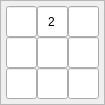
   <widget class="QFrame" name="frame_11">
    <property name="geometry">
     <rect>
      <x>120</x>
      <y>392</y>
      <width>101</width>
      <height>101</height>
     </rect>
    </property>
    <property name="minimumSize">
     <size>
      <width>0</width>
      <height>0</height>
     </size>
    </property>
    <property name="maximumSize">
     <size>
      <width>135</width>
      <height>135</height>
     </size>
    </property>
    <property name="styleSheet">
     <string notr="true"/>
    </property>
    <property name="frameShape">
     <enum>QFrame::StyledPanel</enum>
    </property>
    <property name="frameShadow">
     <enum>QFrame::Raised</enum>
    </property>
    <layout class="QGridLayout" name="gridLayout_11">
     <property name="leftMargin">
      <number>5</number>
     </property>
     <property name="topMargin">
      <number>5</number>
     </property>
     <property name="rightMargin">
      <number>5</number>
     </property>
     <property name="bottomMargin">
      <number>5</number>
     </property>
     <property name="spacing">
      <number>0</number>
     </property>
     <item row="1" column="2">
      <widget class="QLineEdit" name="cell_13_5">
       <property name="enabled">
        <bool>true</bool>
       </property>
       <property name="minimumSize">
        <size>
         <width>31</width>
         <height>31</height>
        </size>
       </property>
       <property name="maximumSize">
        <size>
         <width>31</width>
         <height>31</height>
        </size>
       </property>
       <property name="font">
        <font>
         <pointsize>9</pointsize>
        </font>
       </property>
       <property name="inputMask">
        <string>9</string>
       </property>
       <property name="text">
        <string/>
       </property>
       <property name="alignment">
        <set>Qt::AlignCenter</set>
       </property>
       <property name="readOnly">
        <bool>true</bool>
       </property>
      </widget>
     </item>
     <item row="0" column="2">
      <widget class="QLineEdit" name="cell_12_5">
       <property name="enabled">
        <bool>true</bool>
       </property>
       <property name="minimumSize">
        <size>
         <width>31</width>
         <height>31</height>
        </size>
       </property>
       <property name="maximumSize">
        <size>
         <width>31</width>
         <height>31</height>
        </size>
       </property>
       <property name="font">
        <font>
         <pointsize>9</pointsize>
        </font>
       </property>
       <property name="inputMask">
        <string>9</string>
       </property>
       <property name="text">
        <string/>
       </property>
       <property name="alignment">
        <set>Qt::AlignCenter</set>
       </property>
       <property name="readOnly">
        <bool>true</bool>
       </property>
      </widget>
     </item>
     <item row="1" column="1">
      <widget class="QLineEdit" name="cell_13_4">
       <property name="enabled">
        <bool>true</bool>
       </property>
       <property name="minimumSize">
        <size>
         <width>31</width>
         <height>31</height>
        </size>
       </property>
       <property name="maximumSize">
        <size>
         <width>31</width>
         <height>31</height>
        </size>
       </property>
       <property name="font">
        <font>
         <pointsize>9</pointsize>
        </font>
       </property>
       <property name="inputMask">
        <string>9</string>
       </property>
       <property name="text">
        <string/>
       </property>
       <property name="alignment">
        <set>Qt::AlignCenter</set>
       </property>
       <property name="readOnly">
        <bool>true</bool>
       </property>
      </widget>
     </item>
     <item row="1" column="0">
      <widget class="QLineEdit" name="cell_13_3">
       <property name="enabled">
        <bool>true</bool>
       </property>
       <property name="minimumSize">
        <size>
         <width>31</width>
         <height>31</height>
        </size>
       </property>
       <property name="maximumSize">
        <size>
         <width>31</width>
         <height>31</height>
        </size>
       </property>
       <property name="font">
        <font>
         <pointsize>9</pointsize>
        </font>
       </property>
       <property name="inputMask">
        <string>9</string>
       </property>
       <property name="text">
        <string/>
       </property>
       <property name="alignment">
        <set>Qt::AlignCenter</set>
       </property>
       <property name="readOnly">
        <bool>true</bool>
       </property>
      </widget>
     </item>
     <item row="2" column="1">
      <widget class="QLineEdit" name="cell_14_4">
       <property name="enabled">
        <bool>true</bool>
       </property>
       <property name="minimumSize">
        <size>
         <width>31</width>
         <height>31</height>
        </size>
       </property>
       <property name="maximumSize">
        <size>
         <width>31</width>
         <height>31</height>
        </size>
       </property>
       <property name="font">
        <font>
         <pointsize>9</pointsize>
        </font>
       </property>
       <property name="inputMask">
        <string>9</string>
       </property>
       <property name="text">
        <string/>
       </property>
       <property name="alignment">
        <set>Qt::AlignCenter</set>
       </property>
       <property name="readOnly">
        <bool>true</bool>
       </property>
      </widget>
     </item>
     <item row="2" column="0">
      <widget class="QLineEdit" name="cell_14_3">
       <property name="enabled">
        <bool>true</bool>
       </property>
       <property name="minimumSize">
        <size>
         <width>31</width>
         <height>31</height>
        </size>
       </property>
       <property name="maximumSize">
        <size>
         <width>31</width>
         <height>31</height>
        </size>
       </property>
       <property name="font">
        <font>
         <pointsize>9</pointsize>
        </font>
       </property>
       <property name="inputMask">
        <string>9</string>
       </property>
       <property name="text">
        <string/>
       </property>
       <property name="alignment">
        <set>Qt::AlignCenter</set>
       </property>
       <property name="readOnly">
        <bool>true</bool>
       </property>
      </widget>
     </item>
     <item row="2" column="2">
      <widget class="QLineEdit" name="cell_14_5">
       <property name="enabled">
        <bool>true</bool>
       </property>
       <property name="minimumSize">
        <size>
         <width>31</width>
         <height>31</height>
        </size>
       </property>
       <property name="maximumSize">
        <size>
         <width>31</width>
         <height>31</height>
        </size>
       </property>
       <property name="font">
        <font>
         <pointsize>9</pointsize>
        </font>
       </property>
       <property name="inputMask">
        <string>9</string>
       </property>
       <property name="text">
        <string/>
       </property>
       <property name="alignment">
        <set>Qt::AlignCenter</set>
       </property>
       <property name="readOnly">
        <bool>true</bool>
       </property>
      </widget>
     </item>
     <item row="0" column="1">
      <widget class="QLineEdit" name="cell_12_4">
       <property name="enabled">
        <bool>true</bool>
       </property>
       <property name="minimumSize">
        <size>
         <width>31</width>
         <height>31</height>
        </size>
       </property>
       <property name="maximumSize">
        <size>
         <width>31</width>
         <height>31</height>
        </size>
       </property>
       <property name="font">
        <font>
         <pointsize>9</pointsize>
        </font>
       </property>
       <property name="inputMask">
        <string>9</string>
       </property>
       <property name="text">
        <string>2</string>
       </property>
       <property name="alignment">
        <set>Qt::AlignCenter</set>
       </property>
       <property name="readOnly">
        <bool>true</bool>
       </property>
      </widget>
     </item>
     <item row="0" column="0">
      <widget class="QLineEdit" name="cell_12_3">
       <property name="enabled">
        <bool>true</bool>
       </property>
       <property name="minimumSize">
        <size>
         <width>31</width>
         <height>31</height>
        </size>
       </property>
       <property name="maximumSize">
        <size>
         <width>31</width>
         <height>31</height>
        </size>
       </property>
       <property name="font">
        <font>
         <pointsize>9</pointsize>
        </font>
       </property>
       <property name="inputMask">
        <string>9</string>
       </property>
       <property name="text">
        <string/>
       </property>
       <property name="alignment">
        <set>Qt::AlignCenter</set>
       </property>
       <property name="readOnly">
        <bool>true</bool>
       </property>
      </widget>
     </item>
    </layout>
   </widget>
